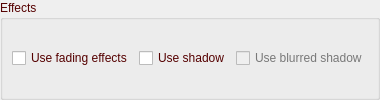
       <widget class="QGroupBox" name="groupBoxEffects3">
        <property name="palette">
         <palette>
          <active>
           <colorrole role="WindowText">
            <brush brushstyle="SolidPattern">
             <color alpha="255">
              <red>85</red>
              <green>0</green>
              <blue>0</blue>
             </color>
            </brush>
           </colorrole>
          </active>
          <inactive>
           <colorrole role="WindowText">
            <brush brushstyle="SolidPattern">
             <color alpha="255">
              <red>85</red>
              <green>0</green>
              <blue>0</blue>
             </color>
            </brush>
           </colorrole>
          </inactive>
          <disabled>
           <colorrole role="WindowText">
            <brush brushstyle="SolidPattern">
             <color alpha="255">
              <red>120</red>
              <green>120</green>
              <blue>120</blue>
             </color>
            </brush>
           </colorrole>
          </disabled>
         </palette>
        </property>
        <property name="title">
         <string>Effects</string>
        </property>
        <layout class="QHBoxLayout" name="horizontalLayout">
         <property name="leftMargin">
          <number>9</number>
         </property>
         <property name="topMargin">
          <number>9</number>
         </property>
         <property name="rightMargin">
          <number>9</number>
         </property>
         <property name="bottomMargin">
          <number>9</number>
         </property>
         <item>
          <widget class="QCheckBox" name="checkBoxUseFading3">
           <property name="toolTip">
            <string>If checked, when switching displayed text, fades the old text out and fades the new text in .</string>
           </property>
           <property name="text">
            <string>Use fading effects</string>
           </property>
          </widget>
         </item>
         <item>
          <widget class="QCheckBox" name="checkBoxUseShadow3">
           <property name="toolTip">
            <string>Useful when using a wallpaper image. Displays a fancy shadow effect.</string>
           </property>
           <property name="text">
            <string>Use shadow</string>
           </property>
          </widget>
         </item>
         <item>
          <widget class="QCheckBox" name="checkBoxUseBlurredShadow3">
           <property name="enabled">
            <bool>false</bool>
           </property>
           <property name="toolTip">
            <string>Useful when using a wallpaper image. Displays a fancy shadow effect.</string>
           </property>
           <property name="text">
            <string>Use blurred shadow</string>
           </property>
          </widget>
         </item>
        </layout>
       </widget>
